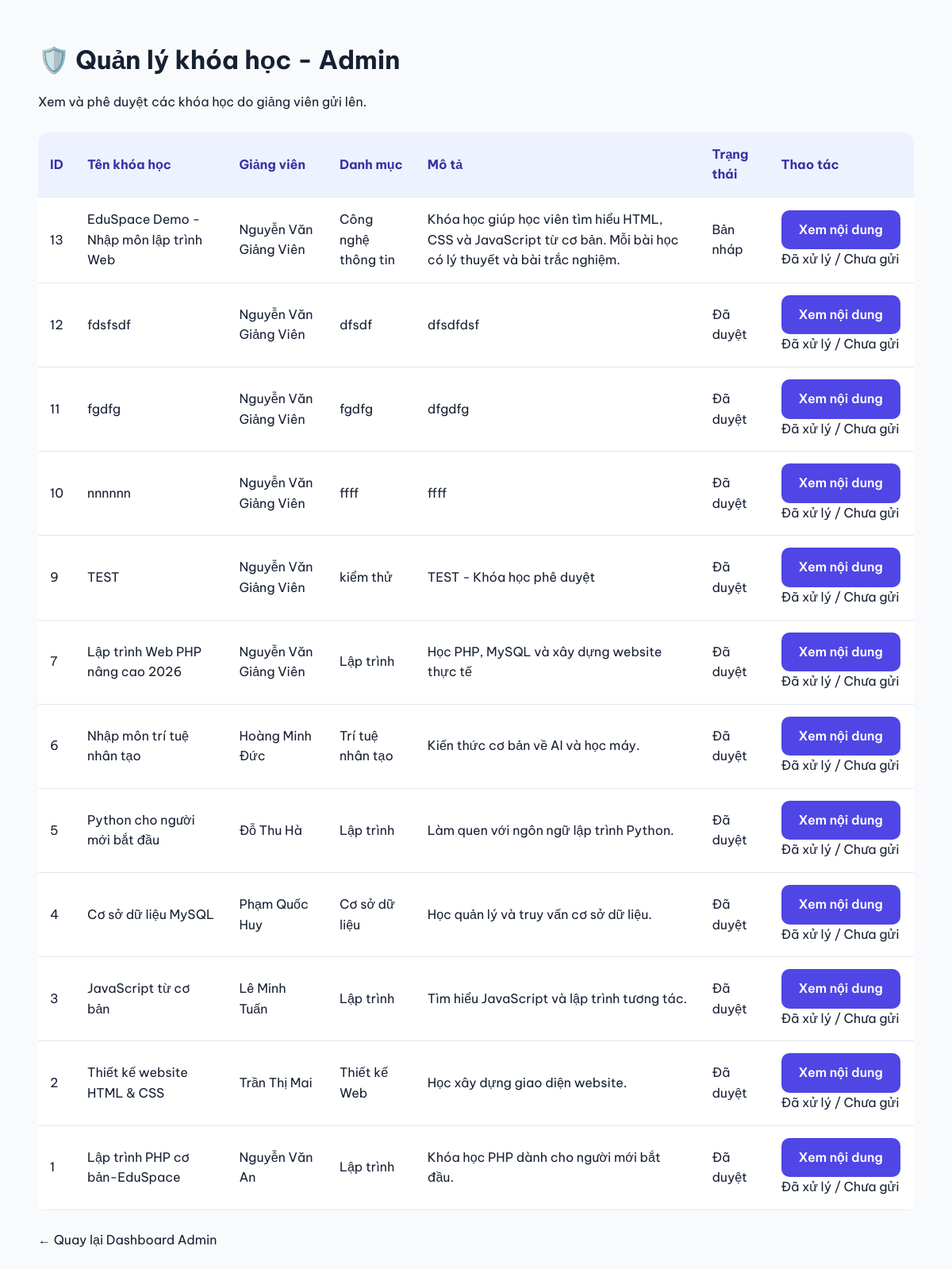
Page /admin/courses.php (signed in) on the committed database.
### tables this page shows
CREATE TABLE `courses` (
  `id` int(11) NOT NULL,
  `teacher_id` int(11) DEFAULT NULL,
  `category` varchar(100) NOT NULL,
  `title` varchar(255) NOT NULL,
  `description` text DEFAULT NULL,
  `icon` varchar(20) DEFAULT '?',
  `color` varchar(20) DEFAULT 'blue',
  `students` int(11) DEFAULT 0,
  `teacher_name` varchar(100) DEFAULT NULL,
  `status` enum('draft','pending','approved','rejected') DEFAULT 'draft',
  `created_at` timestamp NOT NULL DEFAULT current_timestamp()
);

### admin/courses.php (the view, shortened to what this page needs)
<?php
require_once __DIR__ . "/../includes/auth.php";
$sql = "SELECT id, title, description, category,
               teacher_name, status, created_at
        FROM courses
        ORDER BY
            CASE WHEN status = 'pending' THEN 0 ELSE 1 END,
            id DESC";
$stmt = $pdo->prepare($sql);
$stmt->execute();
$courses = $stmt->fetchAll();
$statusNames = [
    "draft" => "Bản nháp",
    "pending" => "Chờ duyệt",
    "approved" => "Đã duyệt",
    "rejected" => "Bị từ chối"
];
function e($value) {
    return htmlspecialchars(
        (string)$value,
        ENT_QUOTES,
        "UTF-8"
    );
}
?>
<!DOCTYPE html>
<html lang="vi">
<head>
    <link rel="stylesheet" href="../assets/css/style.css">
</head>
<body>
<div class="container" style="padding: 50px 0;">
    <h1>🛡️ Quản lý khóa học - Admin</h1>
    <p style="margin: 15px 0 25px;">
        Xem và phê duyệt các khóa học do giảng viên gửi lên.
    </p>
    <div style="overflow-x: auto;">
        <table class="data-table">
            <thead>
                <tr>
                    <th>ID</th>
                    <th>Tên khóa học</th>
                    <th>Giảng viên</th>
                    <th>Danh mục</th>
                    <th>Mô tả</th>
                    <th>Trạng thái</th>
                    <th>Thao tác</th>
                </tr>
            </thead>
            <tbody>
                <?php foreach ($courses as $course): ?>
                    <tr>
                        <td><?php echo (int)$course["id"]; ?></td>
                        <td><?php echo e($course["title"]); ?></td>
                        <td><?php echo e(
                            $course["teacher_name"] ?? "Chưa xác định"
                        ); ?></td>
                        <td><?php echo e($course["category"]); ?></td>
                        <td><?php echo nl2br(e(
                            $course["description"] ?? ""
                        )); ?></td>
                        <td><?php echo e(
                            $statusNames[$course["status"]]
                            ?? $course["status"]
                        ); ?></td>
<td>
    <a
        href="course_preview.php?course_id=<?php echo (int)$course['id']; ?>"
        class="btn btn-primary"
    >
        Xem nội dung
    </a>
    <?php if ($course["status"] === "pending"): ?>
                                <form
                                    action="review_course.php"
                                    method="POST"
                                    style="display:inline-block;"
                                    onsubmit="return confirm(
                                        'Bạn chắc chắn muốn phê duyệt khóa học?'
                                    );"
                                >
                                    <input
                                        type="hidden"
                                        name="csrf_token"
                                        value="<?php echo e(
                                            $_SESSION["csrf_token"]
                                        ); ?>"
                                    >
                                    <input
                                        type="hidden"
                                        name="course_id"
                                        value="<?php echo (int)$course["id"]; ?>"
                                    >
                                    <input
                                        type="hidden"
                                        name="action"
                                        value="approve"
                                    >
                                    <button
                                        type="submit"
                                        class="btn btn-primary"
                                    >
                                        Phê duyệt
                                    </button>
                                </form>
                                <form
                                    action="review_course.php"
                                    method="POST"
                                    style="display:inline-block;"
                                    onsubmit="return confirm(
                                        'Bạn chắc chắn muốn từ chối khóa học?'
                                    );"
                                >
                                    <input
                                        type="hidden"
                                        name="csrf_token"
                                        value="<?php echo e(
                                            $_SESSION["csrf_token"]
                                        ); ?>"
                                    >
                                    <input
                                        type="hidden"
                                        name="course_id"
                                        value="<?php echo (int)$course["id"]; ?>"
                                    >
                                    <input
                                        type="hidden"
                                        name="action"
                                        value="reject"
                                    >
                                    <button
                                        type="submit"
                                        class="btn btn-danger"
                                    >
                                        Từ chối
                                    </button>
                                </form>
                            <?php else: ?>
                                <span>Đã xử lý / Chưa gửi</span>
                            <?php endif; ?>
                        </td>
                    </tr>
                <?php endforeach; ?>
            </tbody>
        </table>
    </div>
    <p style="margin-top: 25px;">
        <a href="../dashboards/admin.php">
            ← Quay lại Dashboard Admin
        </a>
    </p>
</div>
</body>
</html>

### assets/css/style.css (style rules this page uses)
:root { --primary: #4f46e5; --primary-dark: #3730a3; --text: #172033; --muted: #64748b; --background: #f8fafc; }
* { margin: 0; padding: 0; box-sizing: border-box; }
html { scroll-behavior: smooth; }
body { font-family: 'Be Vietnam Pro', Arial, sans-serif; background: var(--background); color: var(--text); line-height: 1.6; }
a { text-decoration: none; color: inherit; }
.container { width: min(1150px, 92%); margin: 0 auto; }
.btn { display: inline-block; border: none; border-radius: 10px; padding: 12px 22px; font: inherit; font-weight: 600; cursor: pointer; text-align: center; }
.btn-primary { background: var(--primary); color: white; }
.data-table { width: 100%; border-collapse: collapse; background: white; border-radius: 12px; overflow: hidden; }
.data-table th, .data-table td { padding: 15px; text-align: left; border-bottom: 1px solid #e2e8f0; }
.data-table th { background: #eef2ff; color: #3730a3; }

### rows in the picture
courses: id "13", title "EduSpace Demo - Nhập môn lập trình Web", teacher_name "Nguyễn Văn Giảng Viên", category "Công nghệ thông tin", description "Khóa học giúp học viên tìm hiểu HTML, CSS và JavaScript từ cơ bản. Mỗi bài học có lý thuyết và bài trắc nghiệm.", status "Bản nháp", shows "Đã xử lý / Chưa gửi"
courses: id "12", title "fdsfsdf", teacher_name "Nguyễn Văn Giảng Viên", category "dfsdf", description "dfsdfdsf", status "Đã duyệt", shows "Đã xử lý / Chưa gửi"
courses: id "11", title "fgdfg", teacher_name "Nguyễn Văn Giảng Viên", category "fgdfg", description "dfgdfg", status "Đã duyệt", shows "Đã xử lý / Chưa gửi"
courses: id "10", title "nnnnnn", teacher_name "Nguyễn Văn Giảng Viên", category "ffff", description "ffff", status "Đã duyệt", shows "Đã xử lý / Chưa gửi"
courses: id "9", title "TEST", teacher_name "Nguyễn Văn Giảng Viên", category "kiểm thử", description "TEST - Khóa học phê duyệt", status "Đã duyệt", shows "Đã xử lý / Chưa gửi"
courses: id "7", title "Lập trình Web PHP nâng cao 2026", teacher_name "Nguyễn Văn Giảng Viên", category "Lập trình", description "Học PHP, MySQL và xây dựng website thực tế", status "Đã duyệt", shows "Đã xử lý / Chưa gửi"
courses: id "6", title "Nhập môn trí tuệ nhân tạo", teacher_name "Hoàng Minh Đức", category "Trí tuệ nhân tạo", description "Kiến thức cơ bản về AI và học máy.", status "Đã duyệt", shows "Đã xử lý / Chưa gửi"
courses: id "5", title "Python cho người mới bắt đầu", teacher_name "Đỗ Thu Hà", category "Lập trình", description "Làm quen với ngôn ngữ lập trình Python.", status "Đã duyệt", shows "Đã xử lý / Chưa gửi"
courses: id "4", title "Cơ sở dữ liệu MySQL", teacher_name "Phạm Quốc Huy", category "Cơ sở dữ liệu", description "Học quản lý và truy vấn cơ sở dữ liệu.", status "Đã duyệt", shows "Đã xử lý / Chưa gửi"
courses: id "3", title "JavaScript từ cơ bản", teacher_name "Lê Minh Tuấn", category "Lập trình", description "Tìm hiểu JavaScript và lập trình tương tác.", status "Đã duyệt", shows "Đã xử lý / Chưa gửi"
courses: id "2", title "Thiết kế website HTML & CSS", teacher_name "Trần Thị Mai", category "Thiết kế Web", description "Học xây dựng giao diện website.", status "Đã duyệt", shows "Đã xử lý / Chưa gửi"
courses: id "1", title "Lập trình PHP cơ bản-EduSpace", teacher_name "Nguyễn Văn An", category "Lập trình", description "Khóa học PHP dành cho người mới bắt đầu.", status "Đã duyệt", shows "Đã xử lý / Chưa gửi"
